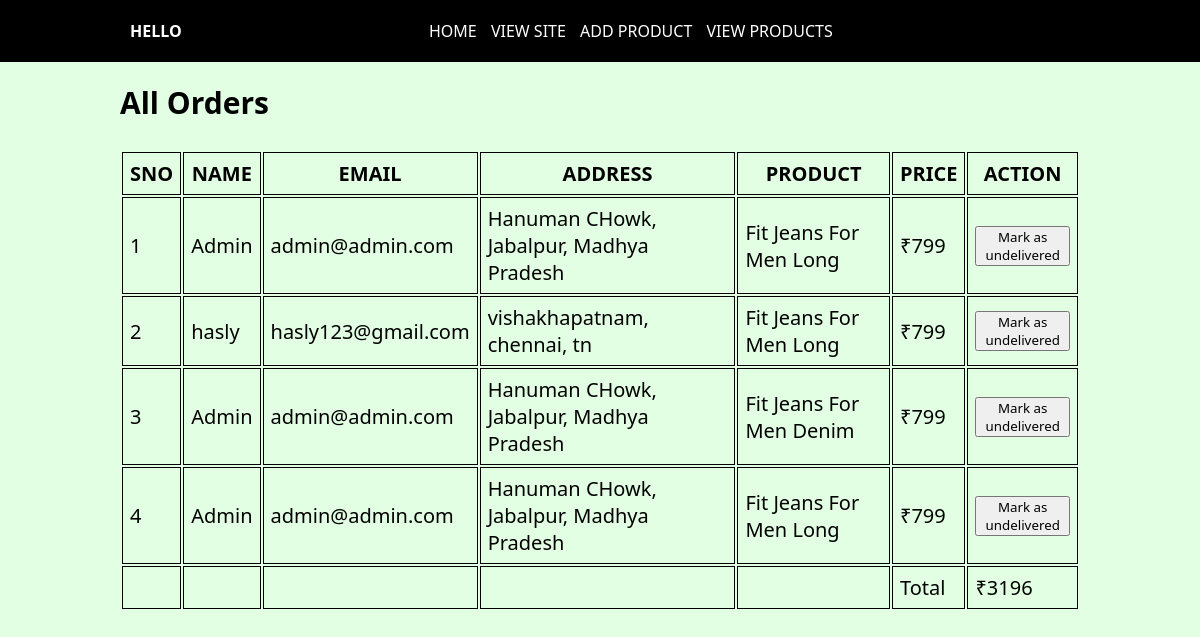
The page /admin on the database its author committed.
### tables this page shows
CREATE TABLE orders
         (id INTEGER PRIMARY KEY AUTOINCREMENT    NOT NULL,
         name           TEXT    NOT NULL,
         email  Text,
         products          char(120)     NOT NULL,
         address char(120),
         completed text   );

CREATE TABLE products
         (ID INTEGER PRIMARY KEY AUTOINCREMENT    NOT NULL,
         NAME           TEXT    NOT NULL,
         DESC            TEXT     NOT NULL,
         IMAGE        TEXT,
         PRICE         TEXT);

### main.py (the view)
@app.route('/admin', methods=['GET', 'POST'])
def admin():
    if session.get('email') != 'admin@admin.com' and bcrypt.check_password_hash(session.get('pass'), 'k@bbu') != True:
        return redirect("/")
    result = conn.execute(f"select * from orders")
    data_ = result.fetchall()
    if len(data_) > 0:
        items = []
        i = 0
        total = 0
        for row in data_:
            result_ = conn.execute(f'''select * from products where name='{row[3]}' ''')
            comple = data_[i][5]
            name = data_[i][1]
            email = data_[i][2]
            address = data_[i][4]
            i+=1
            data = result_.fetchone()
            data_2 = []
            data_2.append(i)
            data_2.append(data[1])
            data_2.append(data[2])
            data_2.append(data[3])
            data_2.append(data[4])
            data_2.append(comple)
            data_2.append(name)
            data_2.append(email)
            data_2.append(address)
            items.append(data_2)
            total+=int(data[4])
        return render_template("admin.html",items=items, total=total)
    else:
        return render_template("admin.html", comment="No order...")

### templates/admin.html (shortened to what this page needs)
<!DOCTYPE html>
<html lang="en">
<head>
    <link rel="stylesheet" href="/static/style.css">
</head>
<body>
    {% include "header_.html" %}
    <main>
        <section class="table">
            <h1>All Orders</h1><br>
        <table>
            <tr>
                <th>SNO</th>
                <th>NAME</th>
                <th>EMAIL</th>
                <th>ADDRESS</th>
                <th>PRODUCT</th>
                <th>PRICE</th>
                <th>ACTION</th>
            </tr>
            {% for item in items %}
            <tr>
                <td>{{ loop.index }}</td>
                <td>{{ item[6] }}</td>
                <td>{{ item[7] }}</td>
                <td>{{ item[8] }}</td>
                <td>{{ item[1] }}</td>
                <td>₹{{ item[4] }}</td>
                <td>
                    {% if item[5]=="no" %}
                        <a href="/markasdelivered/{{item[0]}}"><button>Mark as delivered</button></a>
                    {% else %}
                        <a href="/markasundelivered/{{item[0]}}"><button>Mark as undelivered</button></a>
                    {% endif %}
                </td>
            </tr>
            {% endfor %}
            <tr>
                <td></td>
                <td></td>
                <td></td>
                <td></td>
                <td></td>
                <td>Total</td>
                <td>₹{{ total }}</td>
            </tr>
        </table><br><br>
        </section>
    </main>
</body>
</html>

### static/style.css (style rules this page uses)
* { padding: 0; margin: 0; font-family: system-ui, -apple-system, BlinkMacSystemFont, 'Segoe UI', Roboto, Oxygen, Ubuntu, Cantarell, 'Open Sans', 'Helvetica Neue', sans-serif; }
body { background: rgb(227, 255, 227); }
.table { width: 80vw; font-size: 20px; margin: 20px auto; }
table { width: 80vw; }
th, td { border: 1px solid black; padding: 7px; }

### rows shown on the page
orders: name "Admin", email "admin@admin.com", address "Hanuman CHowk, Jabalpur, Madhya Pradesh"
products: NAME "Fit Jeans For Men Long" "Fit Jeans For Men Long" "Fit Jeans For Men Long", PRICE "799" "799" "799"
orders: name "hasly", email "hasly123@gmail.com", address "vishakhapatnam, chennai, tn"
orders: name "Admin", email "admin@admin.com", address "Hanuman CHowk, Jabalpur, Madhya Pradesh"
products: NAME "Fit Jeans For Men Denim", PRICE "799"
orders: name "Admin", email "admin@admin.com", address "Hanuman CHowk, Jabalpur, Madhya Pradesh"

### other values the page prints
{{ total }} "3196"
